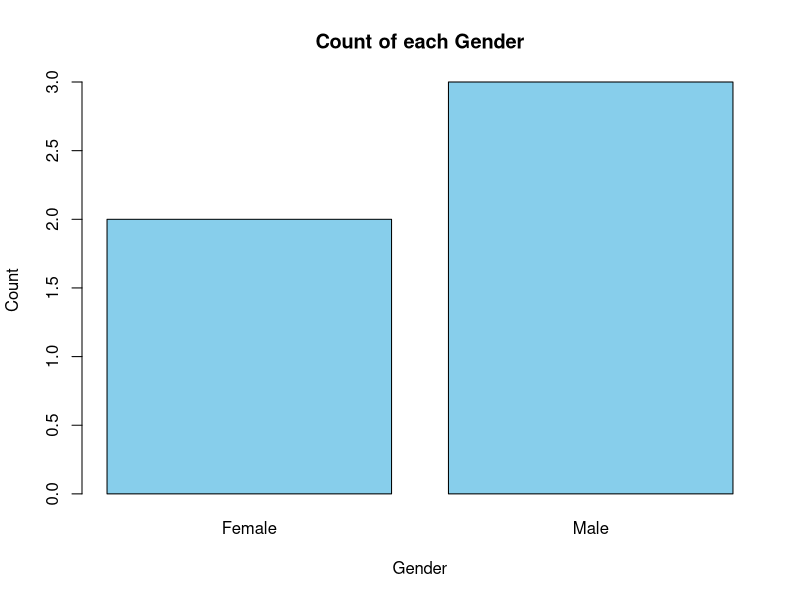
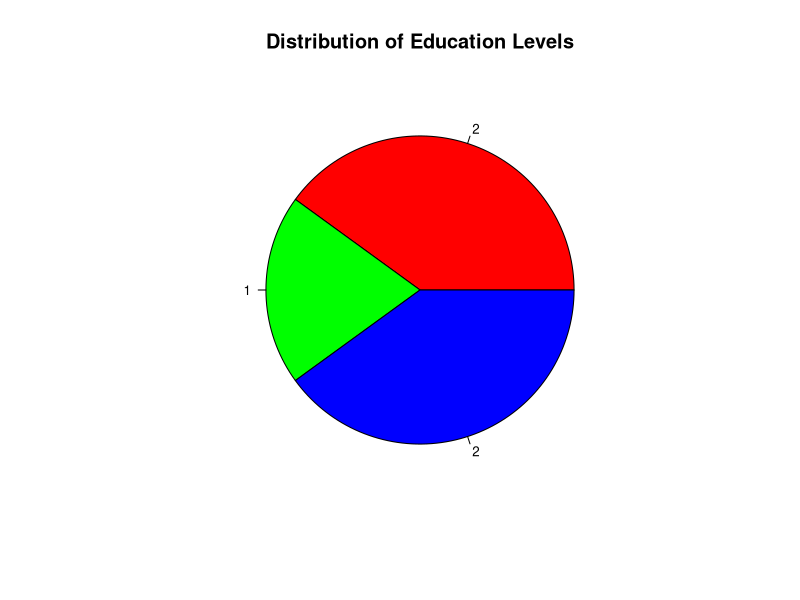
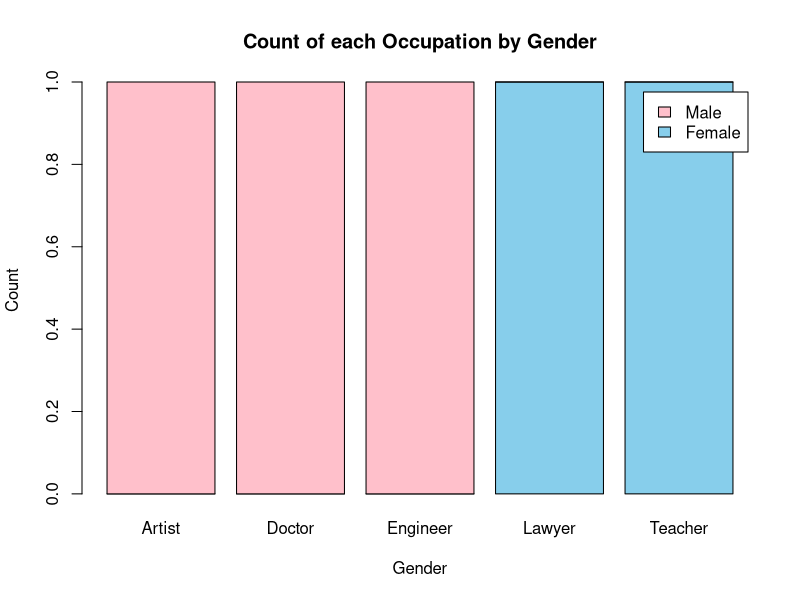
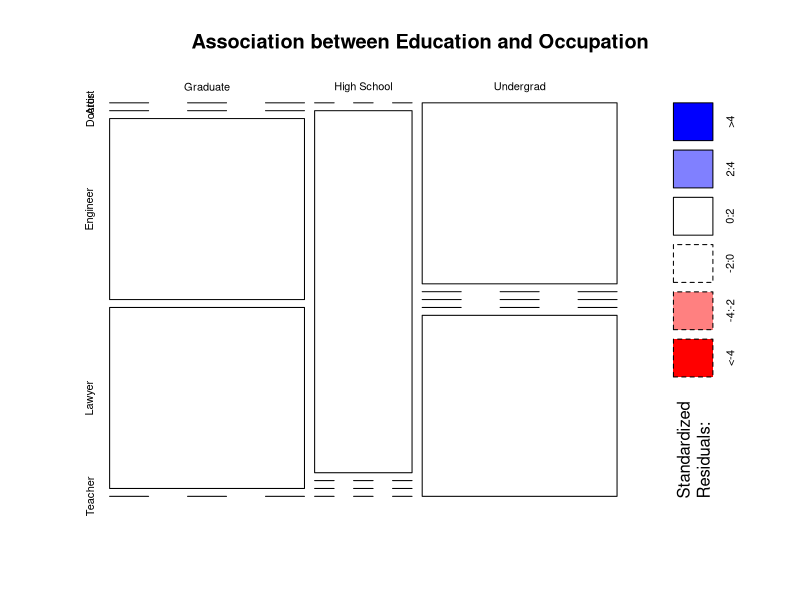
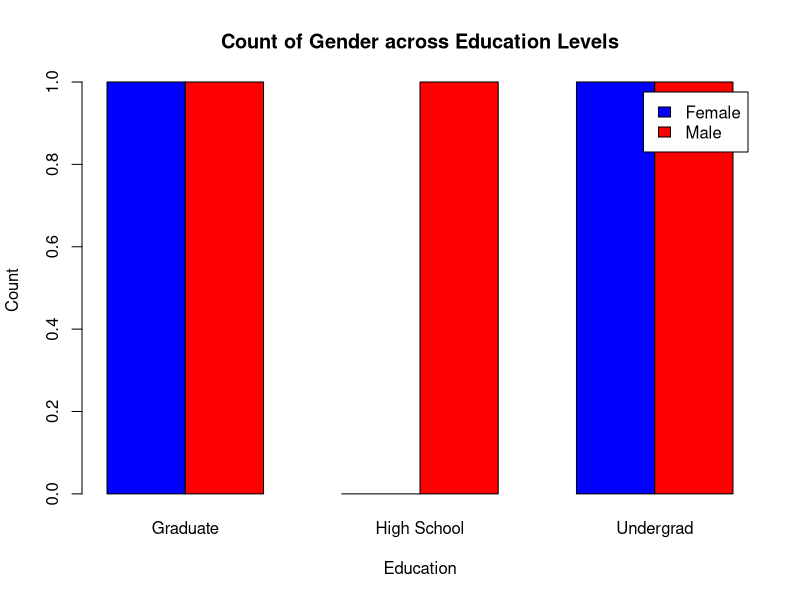

The R source for these figures, in order:
# Load required libraries
library(ggplot2)
library(vcd)

# Sample data
df <- data.frame(
  ID = 1:5,
  Gender = c("Male", "Female", "Male", "Female", "Male"),
  Education = c("Graduate", "Undergrad", "High School", "Graduate", "Undergrad"),
  Occupation = c("Engineer", "Teacher", "Doctor", "Lawyer", "Artist")
)

# 1. Bar plot of Gender counts
gender_counts <- table(df$Gender)
barplot(gender_counts, main = "Count of each Gender", xlab = "Gender", ylab = "Count", col = "skyblue")

# 2. Pie chart of Education distribution
education_counts <- table(df$Education)
pie(education_counts, main = "Distribution of Education Levels", col = rainbow(length(education_counts)),
    labels = education_counts, cex = 0.8)

# 3. Stacked bar plot of Occupation by Gender
occupation_by_gender <- table(df$Gender, df$Occupation)
barplot(occupation_by_gender, main = "Count of each Occupation by Gender", xlab = "Gender", ylab = "Count", 
        col = c("skyblue", "pink"), legend = rownames(occupation_by_gender))

# 4. Mosaic plot of Education vs Occupation
mosaicplot(table(df$Education, df$Occupation), main = "Association between Education and Occupation", shade = TRUE)

# 5. Grouped bar plot of Gender counts across Education levels
gender_education_counts <- table(df$Gender, df$Education)
barplot(gender_education_counts, beside = TRUE, main = "Count of Gender across Education Levels", 
        xlab = "Education", ylab = "Count", col = c("blue", "red"),
        legend = rownames(gender_education_counts))